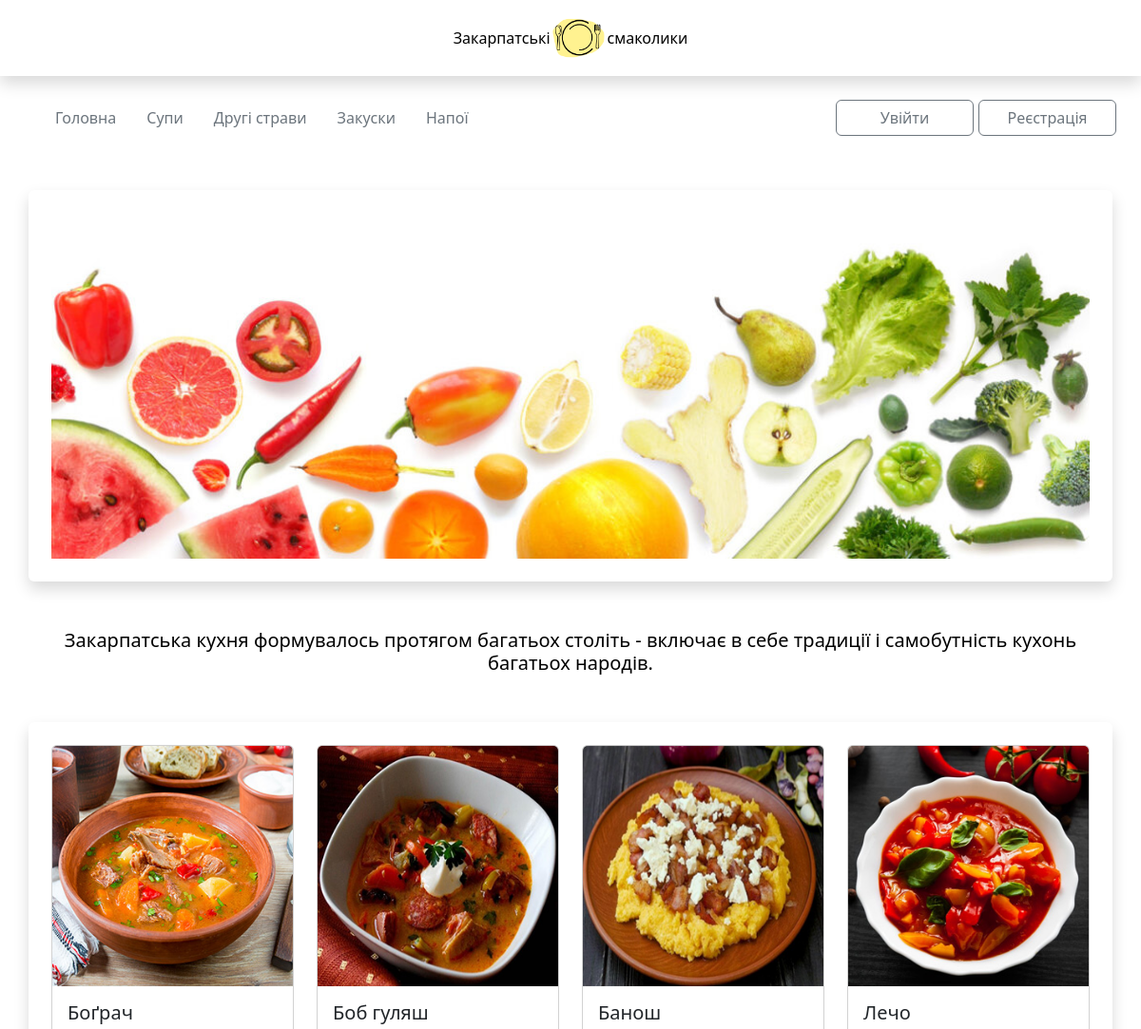
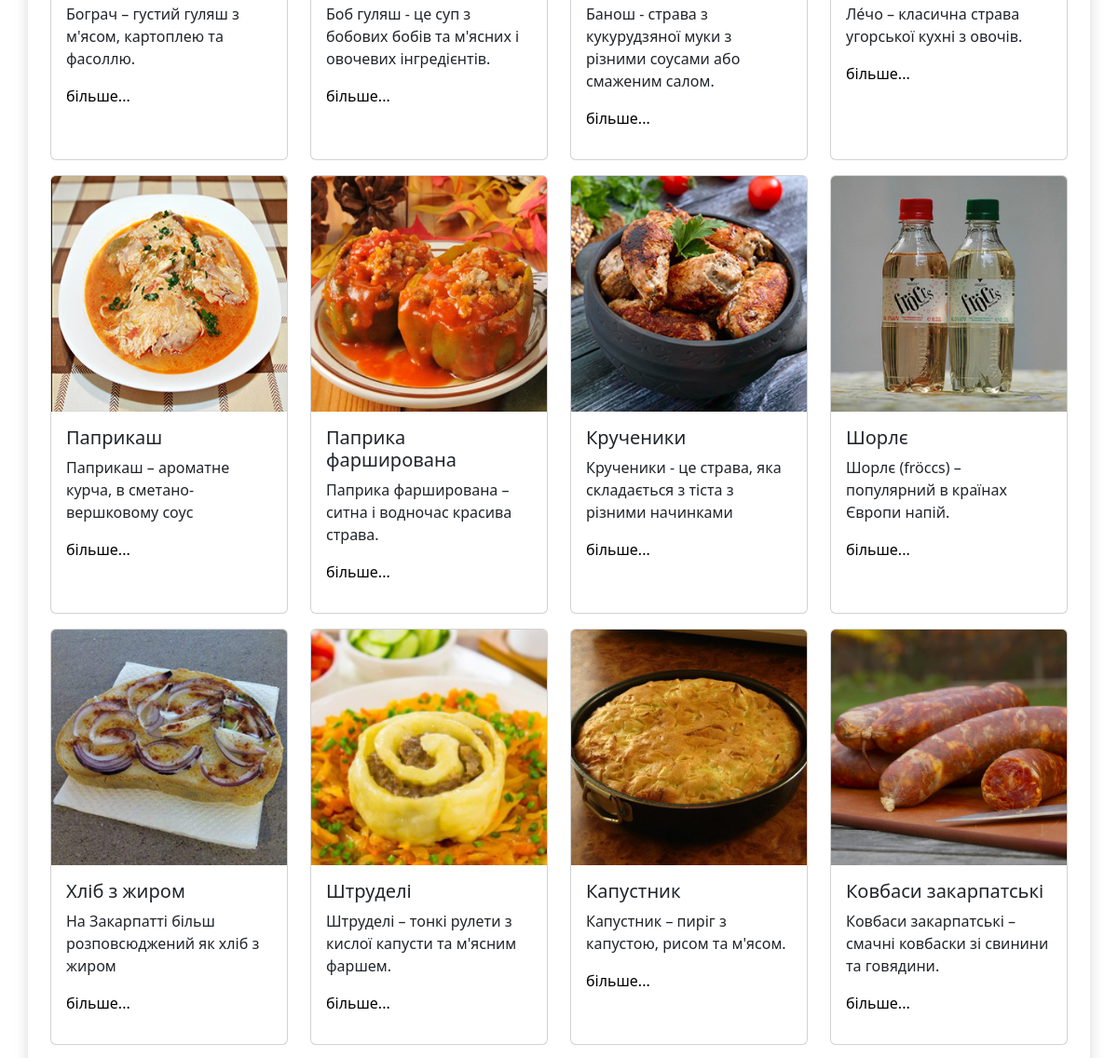
The app's page / (upper part), older data (2 pictures, top to bottom).
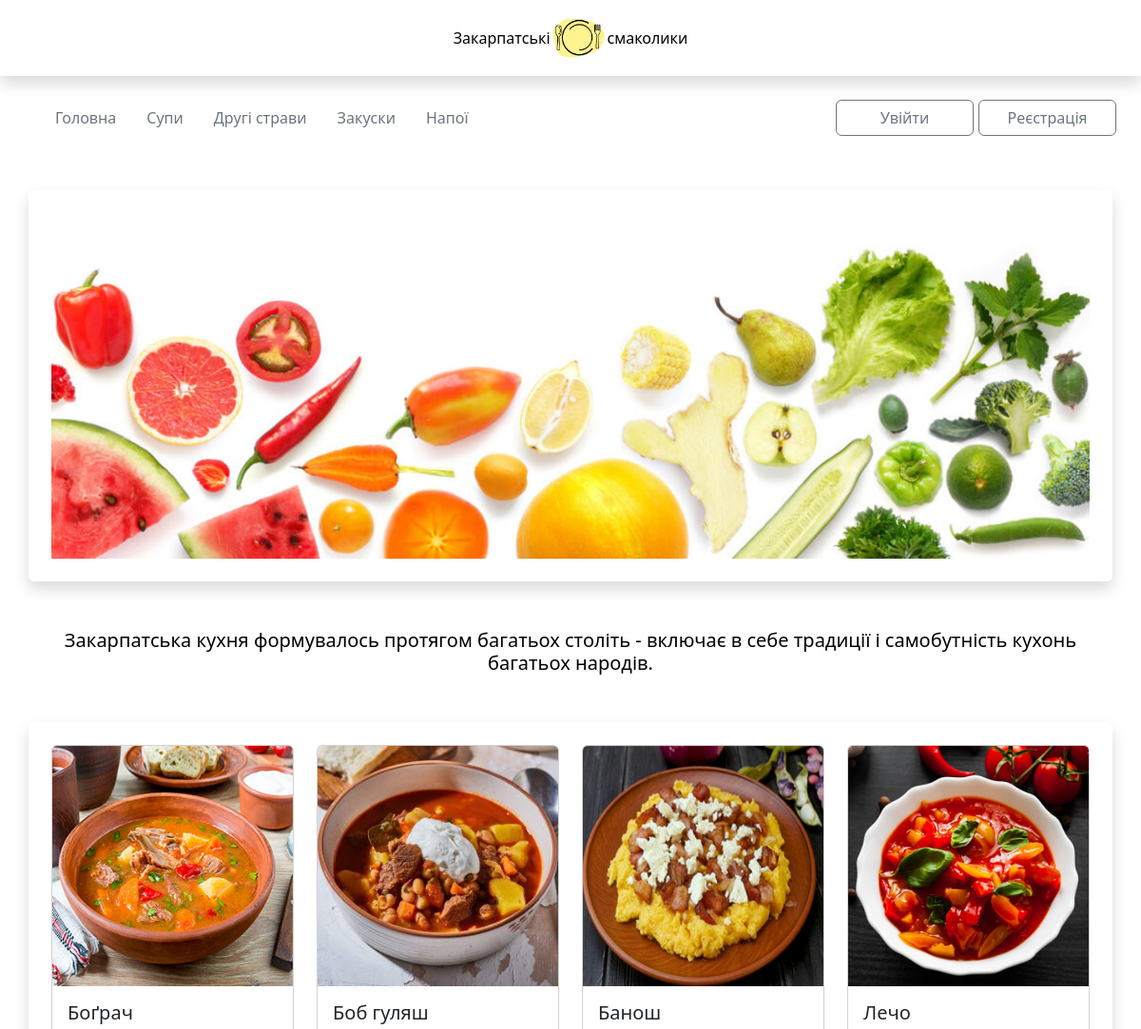
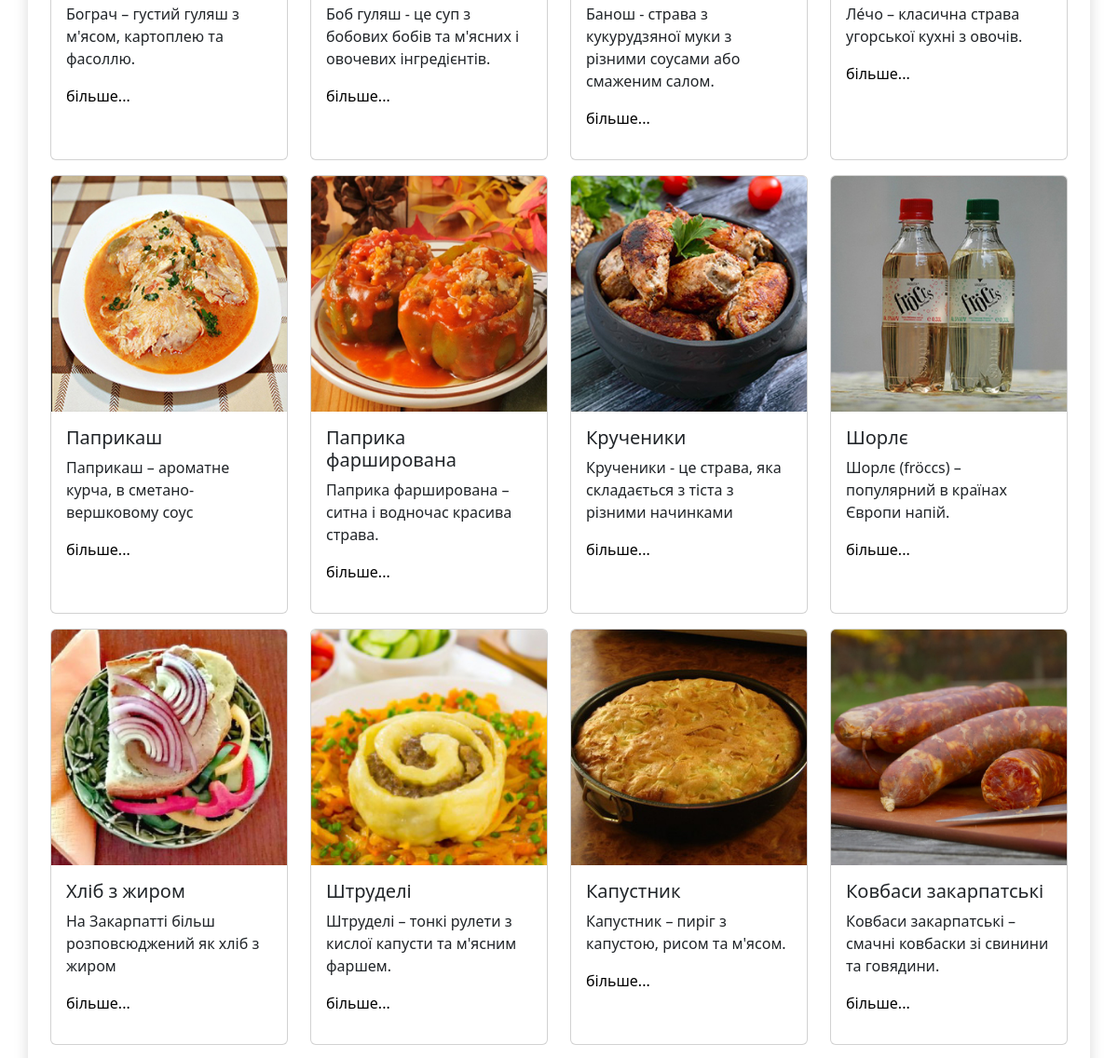
The same page, newer data (2 pictures, top to bottom).
### recipes_app/models.py (models this page shows, shortened)
class Recipes(models.Model):
    name = models.CharField('Назва страв', max_length=20, blank=False)
    food_type = models.CharField('Тип їжі', max_length=20, blank=False, default='')
    short_desc = models.TextField('Короткий опис', max_length=80, blank=False)
    img = models.ImageField(null=True, blank=True, upload_to="media/", verbose_name='img')
    text = RichTextUploadingField('Recipe')
    text_second = tinymce_models.HTMLField()
    text_third = models.TextField('text', default='-')

### recipes_app/views.py (the view)
# urls.py: path('', main_page, name='index'),
def main_page(request):
    recipes = Recipes.objects.all()
    return render(request, 'index.html', {'recipes': recipes})

### templates/index.html (shortened to what this page needs)
{% extends 'base.html' %}
{% load static %}
{% block content %}
<div class="banner">
    <div class="container shadow p-4 mb-5 mt-5 bg-body rounded">
        <div class="row">
            <div class="col-12 main-img ">
                <img src="{% static 'img/11.jpg' %}" class="img" alt="...">
            </div>
        </div>
    </div>
</div>
<div class="slogan">
    <div class="container">
        <div class="slogan-text">
            <h5>Закарпатська кухня формувалось протягом багатьох століть - включає в себе традиції і самобутність кухонь багатьох народів.</h5>
        </div>
      </div>
</div>
<div class="recipe-item">
    <div class="container shadow p-4 mb-5 mt-5 bg-body rounded">
        <div class="row gy-3">
            {%  for i in recipes %}
            <div class="col-lg-3 col-md-4 col-sm-6">
                <div class="card h-100 mb-3">
                    <a href="{{i.id}}"><img src="{{i.img.url}}" class="card-img-top" alt="..."></a>
                    <div class="card-body">
                        <h5 class="card-title">{{i.name}}</h5>
                        <p class="card-text">{{i.short_desc}}</p>
                        <a href="{{i.id}}">більше...</a>
                    </div>
                </div>
            </div>
            {% endfor %}
        </div>
    </div>
</div>
{% endblock content %}

Row changes from the older to the newer data that the page shows:
changed Recipes "Боб гуляш": img: a different picture
changed Recipes "Хліб з жиром": img: a different picture
